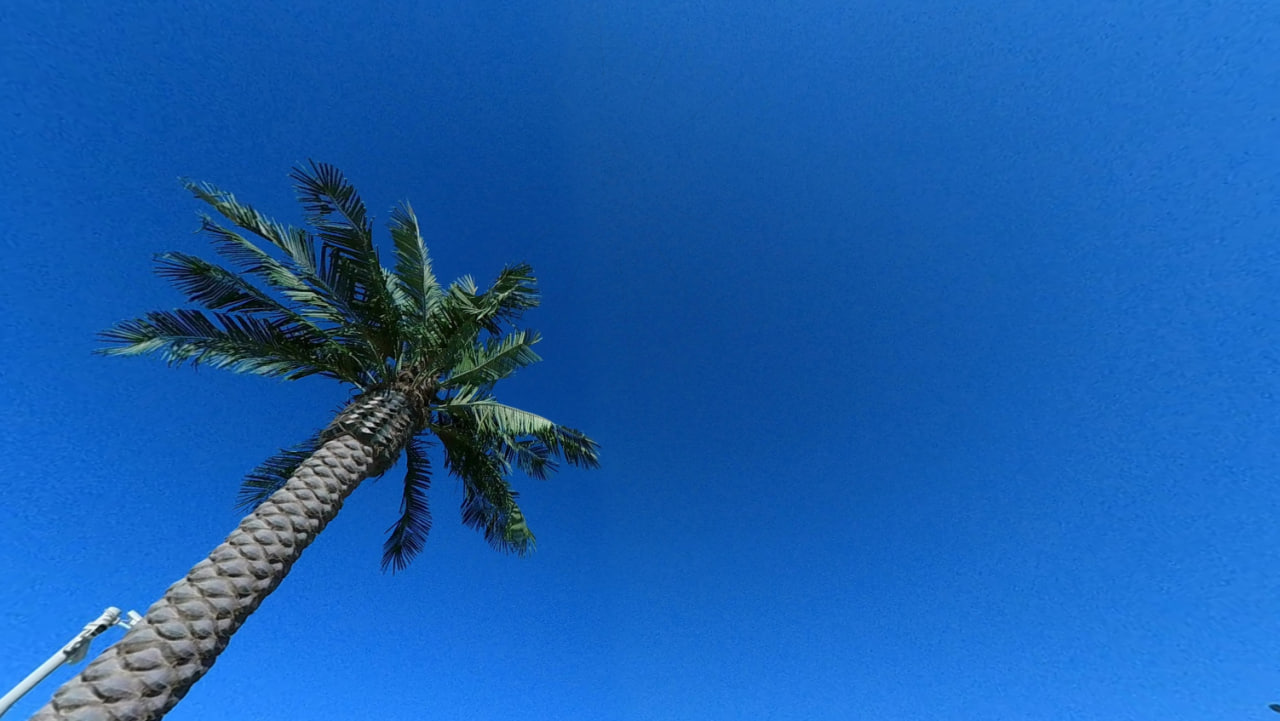
#> input picture MEDIA/caspie/photo_2026-03-01_12-37-55.jpg, 1280 x 721 px, found by its file name; its folder holds 4 pictures in this run
$ python stitch_pano_cv.py
#> lines starting #> are read from the running program, lines starting #| are printed output that depends on the picture
import cv2
import os

dir_path = r'd:\Mangystau Future Geopark\MEDIA\caspie'
files = sorted([f for f in os.listdir(dir_path) if f.endswith('.jpg')])

images = []
for f in files:
    img = cv2.imread(os.path.join(dir_path, f))
#> img is the input picture: shape (721, 1280, 3); mean B, G, R 175.9, 94.6, 24.9
    if img is not None:
        images.append(img)
        print(f"Loaded {f}")

print(f"Total images loaded: {len(images)}")

stitcher = cv2.Stitcher.create(cv2.Stitcher_PANORAMA)
status, pano = stitcher.stitch(images)
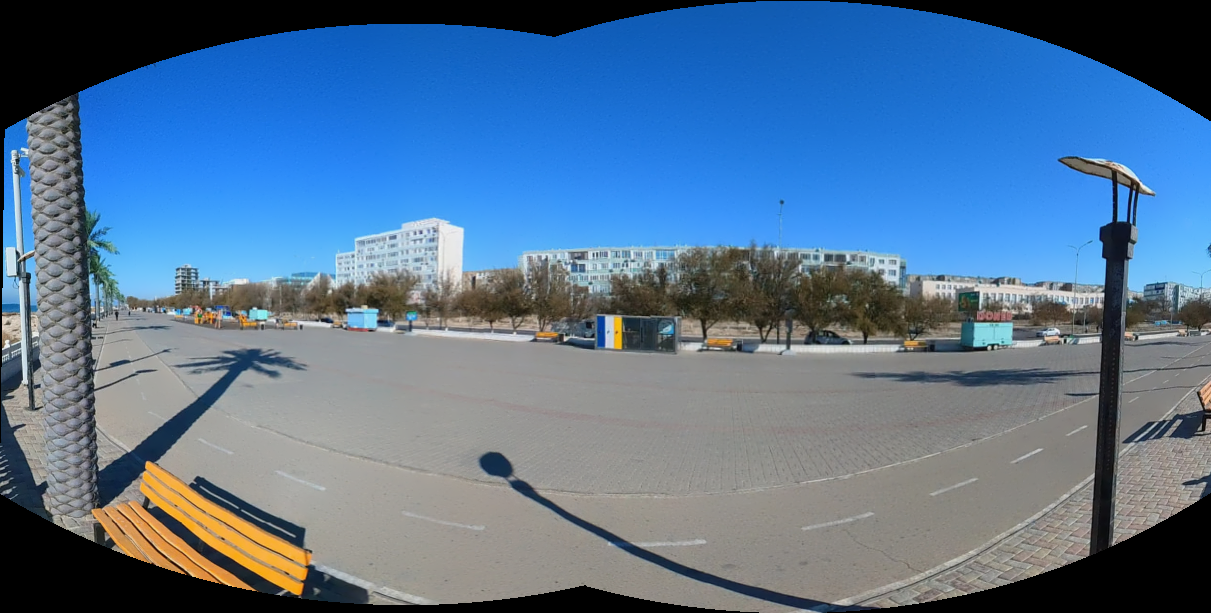
#> pano: shape (613, 1211, 3); mean of channels 0, 1, 2 146.6, 115.9, 86.1; drawn as B, G, R

if status == cv2.Stitcher_OK:
    out_path = r'd:\Mangystau Future Geopark\public\tours\caspian_custom_pano.jpg'
    cv2.imwrite(out_path, pano)
    print("Panorama stitched successfully and saved to:", out_path)
else:
    print(f"Error during stitching. Status code: {status}")
    print("Trying SCANS mode...")
    stitcher_scans = cv2.Stitcher.create(cv2.Stitcher_SCANS)
    status2, pano2 = stitcher_scans.stitch(images)
    if status2 == cv2.Stitcher_OK:
        out_path = r'd:\Mangystau Future Geopark\public\tours\caspian_custom_pano.jpg'
        cv2.imwrite(out_path, pano2)
        print("Panorama stitched successfully in SCANS mode and saved to:", out_path)
    else:
        print(f"Error during stitching in SCANS mode. Status code: {status2}")
